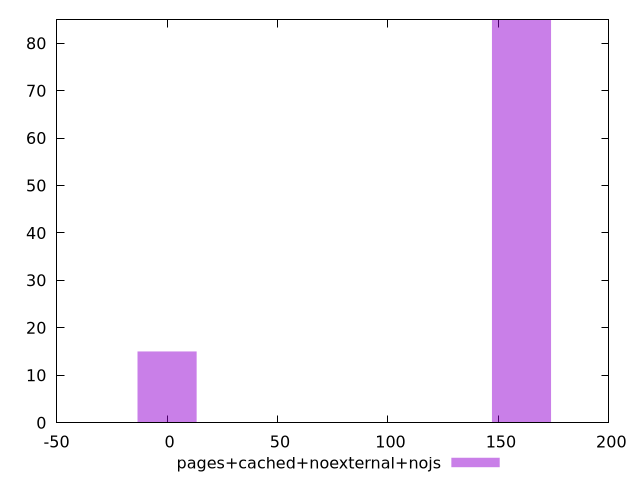

Reproduce this figure in gnuplot.
$_pagesCachedNoexternalNojs <<EOF
0 15
160.44417618508064 85
EOF
set key outside below
set terminal pngcairo
set output "report_00006_2020-11-02T20-21-41.718Z/uses-http2/pages+cached+noexternal+nojs//raw_hist.png"
set yrange [0:85]
set boxwidth 26.740696030846774
set style fill transparent solid 0.5 noborder
plot $_pagesCachedNoexternalNojs title "pages+cached+noexternal+nojs" with boxes ,
